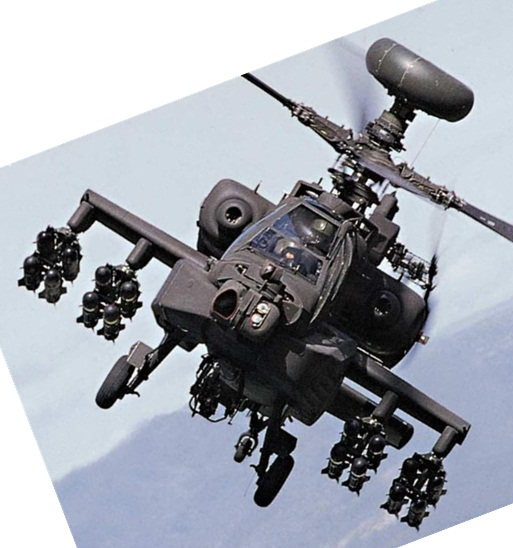
#> input picture lab3/target.jpg, 513 x 548 px
$ python official.py
#> lines starting #> are read from the running program, lines starting #| are printed output that depends on the picture
import cv2
import matplotlib.pyplot as plt
import math
import numpy as np

target_image_path = './target.jpg'
dataset_image_paths = ['./dataset/1.jpg', './dataset/2.jpg', './dataset/3.jpg', './dataset/4.jpg', './dataset/5.jpg']


# [68 lines left out: functions show_keypoint1, show_keypoint2, not called in this run]


target_image = cv2.imread(target_image_path, cv2.IMREAD_GRAYSCALE)
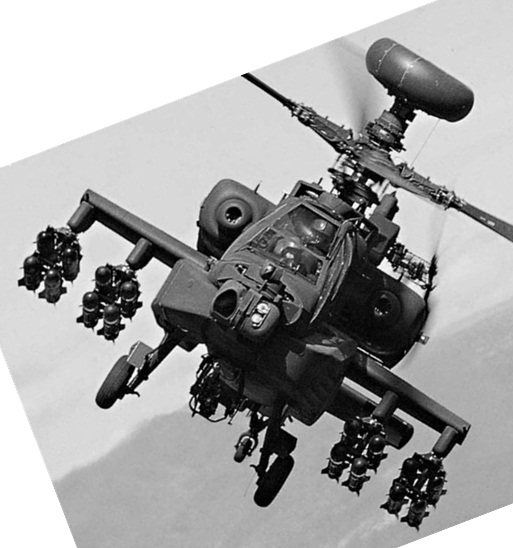
#> target_image: shape (548, 513); min 0, max 255, mean 164.3
if target_image is None:
    print(f"无法加载目标图像 {target_image_path}")
    exit()

sift = cv2.SIFT_create()

keypoints_target, descriptors_target = sift.detectAndCompute(target_image, None)
#> keypoints_target = 1825 keypoints; strongest (x, y, size): (43, 273, 1.9), (362, 225, 3), (113, 285, 2), (101, 310, 2)

bf = cv2.BFMatcher(cv2.NORM_L2, crossCheck=True)

for i, dataset_image_path in enumerate(dataset_image_paths):
    dataset_image = cv2.imread(dataset_image_path, cv2.IMREAD_GRAYSCALE)
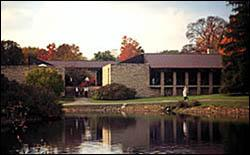
#> input picture lab3/dataset/1.jpg, 250 x 155 px
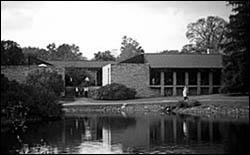
#> dataset_image: shape (155, 250); min 0, max 255, mean 105.2
    if dataset_image is None:
        print(f"无法加载数据集图像 {dataset_image_path}")
        continue

    keypoints_dataset, descriptors_dataset = sift.detectAndCompute(dataset_image, None)
#> keypoints_dataset = 320 keypoints; strongest (x, y, size): (87, 79, 2), (184, 95, 2), (86, 89, 2.3), (48, 47, 1.8)

    matches = bf.match(descriptors_target, descriptors_dataset)
#> matches = 170 matches
    matches = sorted(matches, key=lambda x: x.distance)

    match_result = cv2.drawMatches(
        cv2.cvtColor(cv2.imread(target_image_path, cv2.IMREAD_COLOR), cv2.COLOR_BGR2RGB), keypoints_target,
        cv2.cvtColor(cv2.imread(dataset_image_path, cv2.IMREAD_COLOR), cv2.COLOR_BGR2RGB), keypoints_dataset,
        matches[:50], None, flags=cv2.DrawMatchesFlags_NOT_DRAW_SINGLE_POINTS
    )
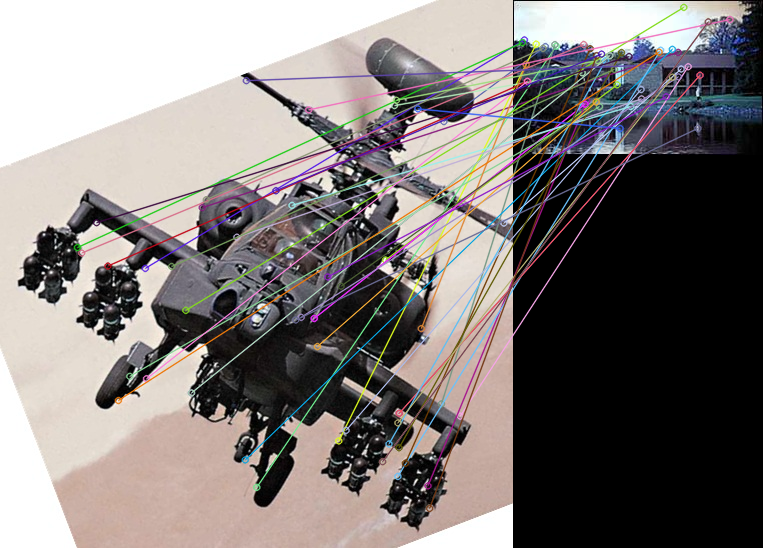
#> match_result: shape (548, 763, 3); mean B, G, R 119.8, 121.3, 127.2

    plt.figure(figsize=(12, 6))
    plt.imshow(match_result)
    plt.axis('off')
    plt.tight_layout()
    plt.savefig("./official/"+str(i + 1) + ".jpg")
    plt.close()
#> pass 2 of the loop `for i, dataset_image_path in enumerate(dataset_image_paths):`:
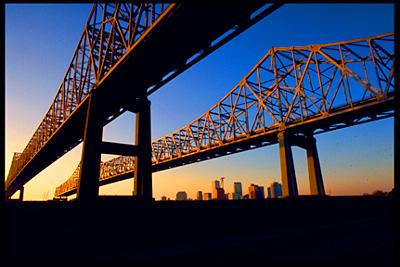
#> input picture lab3/dataset/2.jpg, 400 x 267 px
#> `dataset_image = cv2.imread(dataset_image_path, cv2.IMREAD_GRAYSCALE)`:
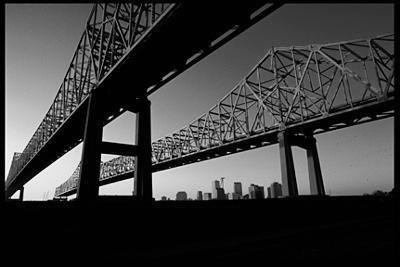
#> dataset_image: shape (267, 400); min 0, max 255, mean 60.7
#> keypoints_dataset = 592 keypoints; strongest (x, y, size): (16, 195, 4.8), (74, 196, 3.3), (43, 187, 21.7), (125, 188, 11.8)
#> matches = 235 matches
#> `match_result = cv2.drawMatches( cv2.cvtColor(cv2.imread(target_image_p..`:
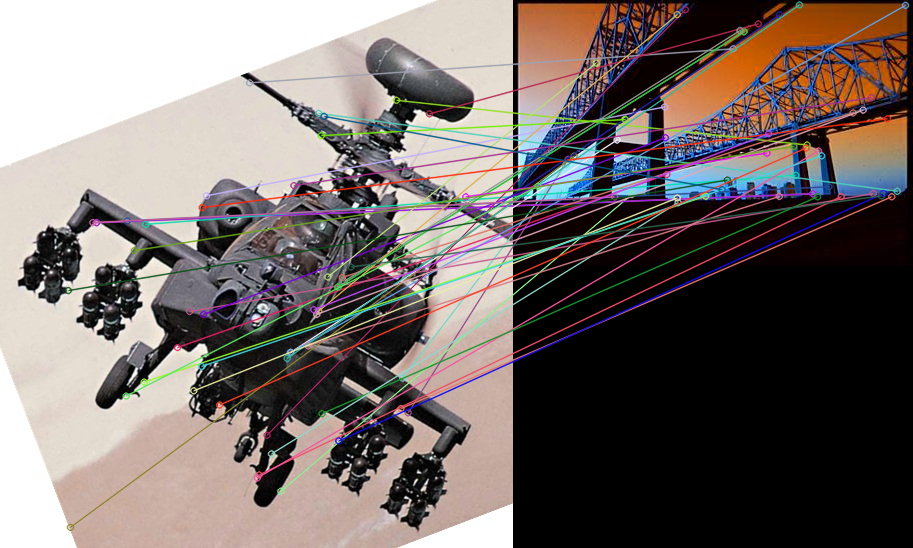
#> match_result: shape (548, 913, 3); mean B, G, R 104.7, 107.8, 117.6
#> pass 3 of the loop `for i, dataset_image_path in enumerate(dataset_image_paths):`:
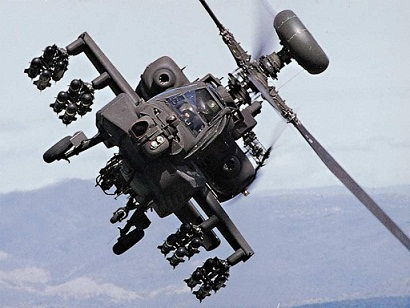
#> input picture lab3/dataset/3.jpg, 410 x 308 px
#> `dataset_image = cv2.imread(dataset_image_path, cv2.IMREAD_GRAYSCALE)`:
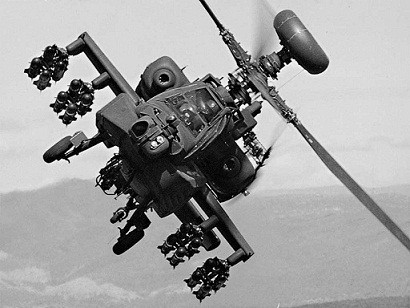
#> dataset_image: shape (308, 410); min 0, max 255, mean 157.8
#> keypoints_dataset = 540 keypoints; strongest (x, y, size): (236, 113, 1.9), (78, 103, 1.8), (236, 100, 2.5), (249, 90, 2.4)
#> matches = 423 matches
#> `match_result = cv2.drawMatches( cv2.cvtColor(cv2.imread(target_image_p..`:
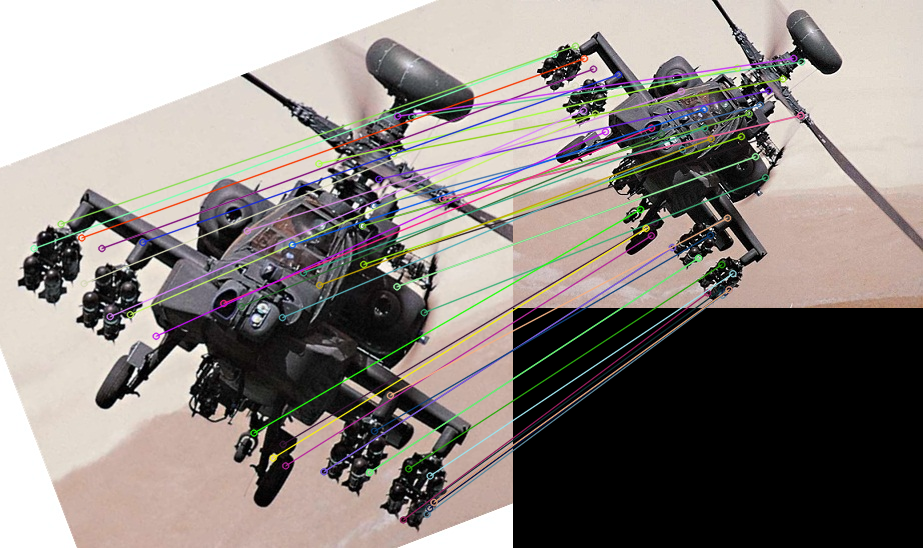
#> match_result: shape (548, 923, 3); mean B, G, R 127.6, 131.7, 139
#> the loop made 5 passes; the first 3 are shown
